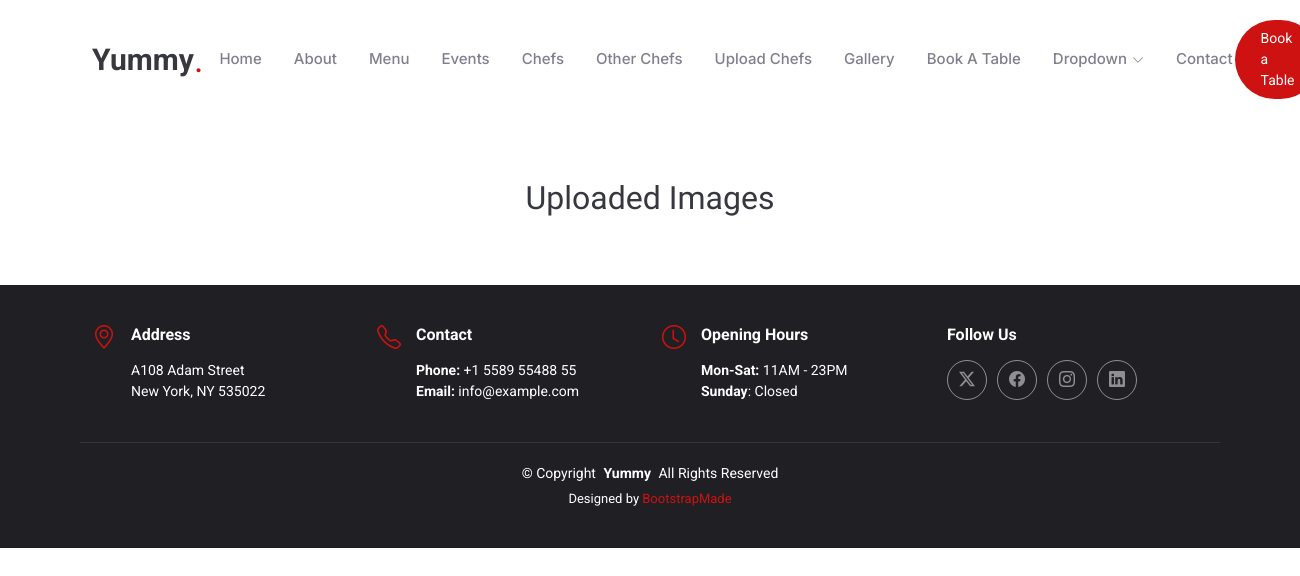
Page /showimage/ on the earlier database version.
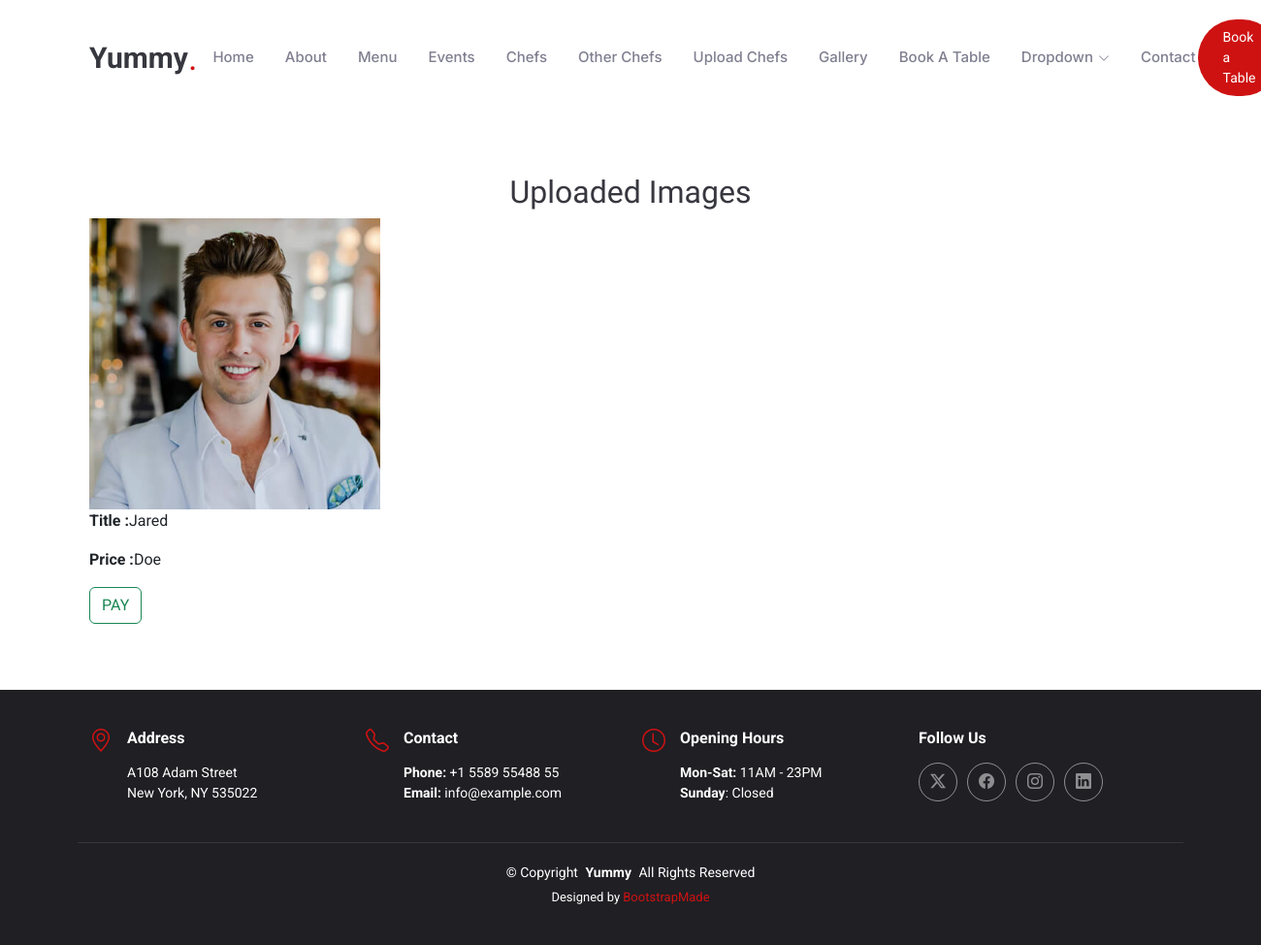
Same page on the later database version.
### myapp/models.py (models this page shows, shortened)
class ImageModel(models.Model):
    image = models.ImageField(upload_to='images/')  # Field to upload images to 'images/' directory
    title = models.CharField(max_length=50)  # Field for the image title
    price = models.CharField(max_length=50)  # Field for the price (stored as text)

### myapp/views.py (the view)
# urls.py: path('showimage/', views.show_image, name='image'),
def show_image(request):
    images = ImageModel.objects.all()
    return render(request, 'show_image.html', {'images': images})

### templates/show_image.html
{% extends "starter-page.html" %}
{% load static %}
{% block body %}
   <h2 class="text-center">Uploaded Images</h2>
   <div class="container">
       <div style="display: flex;
       justify-content:space-between;
       flex-wrap: wrap">
       {% for image in images %}
           <div class="col mb-2">
               <img src="{{ image.image.url }}" alt="Uploaded Image" style="width: 300px;height:300px"> <br>
               <p><strong>Title :</strong>{{ image.title }}</p>
               <p><strong>Price :</strong>{{ image.price }}</p>
               <a href="" class="btn btn-outline-success">PAY</a><br>
           </div>
       {% endfor %}
       </div>
   </div>
{% endblock  %}

Differences in the rows shown:
added ImageModel: image (picture), title "Jared", price "Doe"
